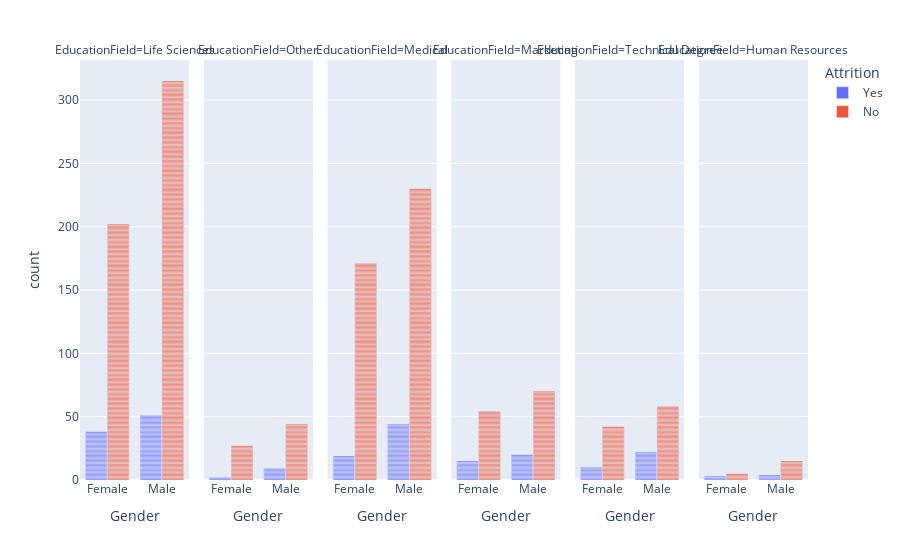

Notebook cell for this chart:
### Code cell
import plotly.express as px
df = px.data.tips()

fig = px.bar(dframe, x="Gender", 
             #y="RelationshipSatisfaction", 
             color="Attrition", barmode="group",
             #facet_row="time", 
             facet_col="EducationField",
             category_orders={"EducationField": ['Life Sciences', 'Other', 'Medical', 'Marketing',       'Technical Degree', 'Human Resources'],
                              "time": ["Lunch", "Dinner"]})
fig.show()

### Figure 1 — Plotly figure (JSON) as saved in the notebook; plotly's stock layout.template omitted (floating-point values rounded to 4 significant figures; data arrays with more than 128 entries replaced by an {"elided": "..."} marker saying what was removed)
{"data": [{"alignmentgroup": "True", "hovertemplate": "Attrition=Yes<br>EducationField=Life Sciences<br>Gender=%{x}<br>count=%{y}<extra></extra>", "legendgroup": "Yes", "marker": {"color": "#636efa"}, "name": "Yes", "offsetgroup": "Yes", "orientation": "v", "showlegend": true, "textposition": "auto", "type": "bar", "x": ["Female", "Male", "Male", "Female", "Male", "Male", "Female", "Male", "Female", "Male", "Female", "Male", "Male", "Male", "Female", "Male", "Male", "Male", "Male", "Male", "Female", "Male", "Female", "Female", "Male", "Female", "Male", "Female", "Female", "Female", "Male", "Female", "Male", "Female", "Male", "Male", "Female", "Female", "Male", "Male", "Female", "Female", "Female", "Female", "Male", "Female", "Male", "Male", "Female", "Male", "Female", "Male", "Male", "Male", "Female", "Male", "Female", "Male", "Male", "Female", "Male", "Female", "Female", "Male", "Female", "Female", "Male", "Female", "Female", "Male", "Male", "Female", "Male", "Female", "Male", "Male", "Male", "Male", "Male", "Female", "Male", "Male", "Male", "Female", "Male", "Male", "Female", "Male", "Male"], "xaxis": "x", "y": [1, 1, 1, 1, 1, 1, 1, 1, 1, 1, 1, 1, 1, 1, 1, 1, 1, 1, 1, 1, 1, 1, 1, 1, 1, 1, 1, 1, 1, 1, 1, 1, 1, 1, 1, 1, 1, 1, 1, 1, 1, 1, 1, 1, 1, 1, 1, 1, 1, 1, 1, 1, 1, 1, 1, 1, 1, 1, 1, 1, 1, 1, 1, 1, 1, 1, 1, 1, 1, 1, 1, 1, 1, 1, 1, 1, 1, 1, 1, 1, 1, 1, 1, 1, 1, 1, 1, 1, 1], "yaxis": "y"}, {"alignmentgroup": "True", "hovertemplate": "Attrition=Yes<br>EducationField=Other<br>Gender=%{x}<br>count=%{y}<extra></extra>", "legendgroup": "Yes", "marker": {"color": "#636efa"}, "name": "Yes", "offsetgroup": "Yes", "orientation": "v", "showlegend": false, "textposition": "auto", "type": "bar", "x": ["Male", "Male", "Male", "Male", "Female", "Male", "Male", "Male", "Male", "Female", "Male"], "xaxis": "x2", "y": [1, 1, 1, 1, 1, 1, 1, 1, 1, 1, 1], "yaxis": "y2"}, {"alignmentgroup": "True", "hovertemplate": "Attrition=Yes<br>EducationField=Medical<br>Gender=%{x}<br>count=%{y}<extra></extra>", "legendgroup": "Yes", "marker": {"color": "#636efa"}, "name": "Yes", "offsetgroup": "Yes", "orientation": "v", "showlegend": false, "textposition": "auto", "type": "bar", "x": ["Male", "Male", "Male", "Male", "Female", "Female", "Male", "Male", "Male", "Male", "Male", "Male", "Male", "Male", "Male", "Female", "Male", "Male", "Male", "Male", "Male", "Male", "Male", "Male", "Male", "Female", "Female", "Female", "Male", "Male", "Female", "Female", "Female", "Male", "Male", "Female", "Male", "Male", "Male", "Male", "Male", "Female", "Female", "Male", "Female", "Male", "Female", "Male", "Male", "Male", "Male", "Female", "Male", "Male", "Male", "Female", "Female", "Male", "Male", "Female", "Female", "Male", "Male"], "xaxis": "x3", "y": [1, 1, 1, 1, 1, 1, 1, 1, 1, 1, 1, 1, 1, 1, 1, 1, 1, 1, 1, 1, 1, 1, 1, 1, 1, 1, 1, 1, 1, 1, 1, 1, 1, 1, 1, 1, 1, 1, 1, 1, 1, 1, 1, 1, 1, 1, 1, 1, 1, 1, 1, 1, 1, 1, 1, 1, 1, 1, 1, 1, 1, 1, 1], "yaxis": "y3"}, {"alignmentgroup": "True", "hovertemplate": "Attrition=Yes<br>EducationField=Marketing<br>Gender=%{x}<br>count=%{y}<extra></extra>", "legendgroup": "Yes", "marker": {"color": "#636efa"}, "name": "Yes", "offsetgroup": "Yes", "orientation": "v", "showlegend": false, "textposition": "auto", "type": "bar", "x": ["Male", "Male", "Male", "Female", "Female", "Female", "Male", "Female", "Male", "Male", "Male", "Female", "Male", "Male", "Female", "Female", "Male", "Female", "Female", "Female", "Female", "Female", "Male", "Male", "Female", "Male", "Male", "Female", "Male", "Male", "Male", "Female", "Male", "Male", "Male"], "xaxis": "x4", "y": [1, 1, 1, 1, 1, 1, 1, 1, 1, 1, 1, 1, 1, 1, 1, 1, 1, 1, 1, 1, 1, 1, 1, 1, 1, 1, 1, 1, 1, 1, 1, 1, 1, 1, 1], "yaxis": "y4"}, {"alignmentgroup": "True", "hovertemplate": "Attrition=Yes<br>EducationField=Technical Degree<br>Gender=%{x}<br>count=%{y}<extra></extra>", "legendgroup": "Yes", "marker": {"color": "#636efa"}, "name": "Yes", "offsetgroup": "Yes", "orientation": "v", "showlegend": false, "textposition": "auto", "type": "bar", "x": ["Male", "Female", "Male", "Female", "Female", "Male", "Female", "Male", "Male", "Female", "Female", "Male", "Male", "Male", "Male", "Male", "Male", "Male", "Male", "Male", "Male", "Female", "Female", "Male", "Female", "Male", "Female", "Male", "Male", "Male", "Male", "Male"], "xaxis": "x5", "y": [1, 1, 1, 1, 1, 1, 1, 1, 1, 1, 1, 1, 1, 1, 1, 1, 1, 1, 1, 1, 1, 1, 1, 1, 1, 1, 1, 1, 1, 1, 1, 1], "yaxis": "y5"}, {"alignmentgroup": "True", "hovertemplate": "Attrition=Yes<br>EducationField=Human Resources<br>Gender=%{x}<br>count=%{y}<extra></extra>", "legendgroup": "Yes", "marker": {"color": "#636efa"}, "name": "Yes", "offsetgroup": "Yes", "orientation": "v", "showlegend": false, "textposition": "auto", "type": "bar", "x": ["Male", "Female", "Male", "Female", "Male", "Male", "Female"], "xaxis": "x6", "y": [1, 1, 1, 1, 1, 1, 1], "yaxis": "y6"}, {"alignmentgroup": "True", "hovertemplate": "Attrition=No<br>EducationField=Life Sciences<br>Gender=%{x}<br>count=%{y}<extra></extra>", "legendgroup": "No", "marker": {"color": "#EF553B"}, "name": "No", "offsetgroup": "No", "orientation": "v", "showlegend": true, "textposition": "auto", "type": "bar", "x": {"elided": "517 str values"}, "xaxis": "x", "y": {"elided": "517 int values"}, "yaxis": "y"}, {"alignmentgroup": "True", "hovertemplate": "Attrition=No<br>EducationField=Other<br>Gender=%{x}<br>count=%{y}<extra></extra>", "legendgroup": "No", "marker": {"color": "#EF553B"}, "name": "No", "offsetgroup": "No", "orientation": "v", "showlegend": false, "textposition": "auto", "type": "bar", "x": ["Female", "Female", "Male", "Male", "Male", "Female", "Female", "Female", "Male", "Male", "Male", "Male", "Male", "Male", "Female", "Female", "Male", "Male", "Male", "Female", "Male", "Male", "Male", "Male", "Male", "Male", "Female", "Female", "Male", "Male", "Male", "Female", "Male", "Male", "Female", "Male", "Male", "Female", "Male", "Female", "Male", "Male", "Female", "Female", "Male", "Male", "Male", "Male", "Male", "Female", "Female", "Male", "Female", "Female", "Male", "Male", "Female", "Female", "Female", "Male", "Female", "Male", "Female", "Male", "Male", "Male", "Male", "Male", "Female", "Male", "Female"], "xaxis": "x2", "y": [1, 1, 1, 1, 1, 1, 1, 1, 1, 1, 1, 1, 1, 1, 1, 1, 1, 1, 1, 1, 1, 1, 1, 1, 1, 1, 1, 1, 1, 1, 1, 1, 1, 1, 1, 1, 1, 1, 1, 1, 1, 1, 1, 1, 1, 1, 1, 1, 1, 1, 1, 1, 1, 1, 1, 1, 1, 1, 1, 1, 1, 1, 1, 1, 1, 1, 1, 1, 1, 1, 1], "yaxis": "y2"}, {"alignmentgroup": "True", "hovertemplate": "Attrition=No<br>EducationField=Medical<br>Gender=%{x}<br>count=%{y}<extra></extra>", "legendgroup": "No", "marker": {"color": "#EF553B"}, "name": "No", "offsetgroup": "No", "orientation": "v", "showlegend": false, "textposition": "auto", "type": "bar", "x": {"elided": "401 str values"}, "xaxis": "x3", "y": {"elided": "401 int values"}, "yaxis": "y3"}, {"alignmentgroup": "True", "hovertemplate": "Attrition=No<br>EducationField=Marketing<br>Gender=%{x}<br>count=%{y}<extra></extra>", "legendgroup": "No", "marker": {"color": "#EF553B"}, "name": "No", "offsetgroup": "No", "orientation": "v", "showlegend": false, "textposition": "auto", "type": "bar", "x": ["Male", "Female", "Female", "Male", "Male", "Female", "Female", "Male", "Male", "Male", "Female", "Male", "Male", "Female", "Male", "Female", "Female", "Female", "Male", "Female", "Female", "Male", "Male", "Female", "Female", "Male", "Male", "Male", "Male", "Female", "Female", "Female", "Female", "Female", "Female", "Male", "Male", "Female", "Female", "Male", "Female", "Male", "Male", "Male", "Male", "Female", "Male", "Male", "Male", "Male", "Male", "Male", "Male", "Male", "Male", "Female", "Female", "Female", "Male", "Male", "Male", "Male", "Male", "Female", "Female", "Male", "Male", "Male", "Female", "Male", "Male", "Male", "Male", "Male", "Male", "Male", "Female", "Male", "Male", "Female", "Male", "Male", "Female", "Female", "Female", "Female", "Female", "Male", "Male", "Female", "Female", "Female", "Female", "Male", "Male", "Female", "Male", "Male", "Male", "Male", "Male", "Male", "Female", "Female", "Female", "Male", "Female", "Female", "Female", "Male", "Male", "Female", "Male", "Female", "Male", "Male", "Male", "Male", "Female", "Female", "Female", "Male", "Female", "Female"], "xaxis": "x4", "y": [1, 1, 1, 1, 1, 1, 1, 1, 1, 1, 1, 1, 1, 1, 1, 1, 1, 1, 1, 1, 1, 1, 1, 1, 1, 1, 1, 1, 1, 1, 1, 1, 1, 1, 1, 1, 1, 1, 1, 1, 1, 1, 1, 1, 1, 1, 1, 1, 1, 1, 1, 1, 1, 1, 1, 1, 1, 1, 1, 1, 1, 1, 1, 1, 1, 1, 1, 1, 1, 1, 1, 1, 1, 1, 1, 1, 1, 1, 1, 1, 1, 1, 1, 1, 1, 1, 1, 1, 1, 1, 1, 1, 1, 1, 1, 1, 1, 1, 1, 1, 1, 1, 1, 1, 1, 1, 1, 1, 1, 1, 1, 1, 1, 1, 1, 1, 1, 1, 1, 1, 1, 1, 1, 1], "yaxis": "y4"}, {"alignmentgroup": "True", "hovertemplate": "Attrition=No<br>EducationField=Technical Degree<br>Gender=%{x}<br>count=%{y}<extra></extra>", "legendgroup": "No", "marker": {"color": "#EF553B"}, "name": "No", "offsetgroup": "No", "orientation": "v", "showlegend": false, "textposition": "auto", "type": "bar", "x": ["Female", "Male", "Female", "Female", "Male", "Female", "Female", "Male", "Male", "Male", "Male", "Male", "Male", "Female", "Male", "Female", "Male", "Male", "Male", "Male", "Female", "Female", "Male", "Male", "Female", "Male", "Male", "Female", "Female", "Male", "Female", "Male", "Female", "Male", "Female", "Male", "Male", "Female", "Male", "Female", "Female", "Female", "Female", "Male", "Female", "Female", "Male", "Female", "Male", "Female", "Male", "Male", "Female", "Male", "Female", "Female", "Male", "Male", "Female", "Male", "Female", "Female", "Female", "Female", "Female", "Male", "Male", "Male", "Male", "Male", "Male", "Male", "Male", "Male", "Male", "Male", "Male", "Male", "Male", "Male", "Male", "Female", "Male", "Female", "Female", "Female", "Male", "Female", "Male", "Male", "Female", "Male", "Male", "Female", "Male", "Female", "Male", "Male", "Female", "Male"], "xaxis": "x5", "y": [1, 1, 1, 1, 1, 1, 1, 1, 1, 1, 1, 1, 1, 1, 1, 1, 1, 1, 1, 1, 1, 1, 1, 1, 1, 1, 1, 1, 1, 1, 1, 1, 1, 1, 1, 1, 1, 1, 1, 1, 1, 1, 1, 1, 1, 1, 1, 1, 1, 1, 1, 1, 1, 1, 1, 1, 1, 1, 1, 1, 1, 1, 1, 1, 1, 1, 1, 1, 1, 1, 1, 1, 1, 1, 1, 1, 1, 1, 1, 1, 1, 1, 1, 1, 1, 1, 1, 1, 1, 1, 1, 1, 1, 1, 1, 1, 1, 1, 1, 1], "yaxis": "y5"}, {"alignmentgroup": "True", "hovertemplate": "Attrition=No<br>EducationField=Human Resources<br>Gender=%{x}<br>count=%{y}<extra></extra>", "legendgroup": "No", "marker": {"color": "#EF553B"}, "name": "No", "offsetgroup": "No", "orientation": "v", "showlegend": false, "textposition": "auto", "type": "bar", "x": ["Female", "Female", "Male", "Male", "Male", "Male", "Female", "Male", "Male", "Male", "Male", "Male", "Female", "Male", "Male", "Male", "Male", "Male", "Male", "Female"], "xaxis": "x6", "y": [1, 1, 1, 1, 1, 1, 1, 1, 1, 1, 1, 1, 1, 1, 1, 1, 1, 1, 1, 1], "yaxis": "y6"}], "layout": {"annotations": [{"font": {}, "showarrow": false, "text": "EducationField=Life Sciences", "x": 0.075, "xanchor": "center", "xref": "paper", "y": 1, "yanchor": "bottom", "yref": "paper"}, {"font": {}, "showarrow": false, "text": "EducationField=Other", "x": 0.245, "xanchor": "center", "xref": "paper", "y": 1, "yanchor": "bottom", "yref": "paper"}, {"font": {}, "showarrow": false, "text": "EducationField=Medical", "x": 0.415, "xanchor": "center", "xref": "paper", "y": 1, "yanchor": "bottom", "yref": "paper"}, {"font": {}, "showarrow": false, "text": "EducationField=Marketing", "x": 0.585, "xanchor": "center", "xref": "paper", "y": 1, "yanchor": "bottom", "yref": "paper"}, {"font": {}, "showarrow": false, "text": "EducationField=Technical Degree", "x": 0.755, "xanchor": "center", "xref": "paper", "y": 1, "yanchor": "bottom", "yref": "paper"}, {"font": {}, "showarrow": false, "text": "EducationField=Human Resources", "x": 0.925, "xanchor": "center", "xref": "paper", "y": 1, "yanchor": "bottom", "yref": "paper"}], "barmode": "group", "legend": {"title": {"text": "Attrition"}, "tracegroupgap": 0}, "margin": {"t": 60}, "xaxis": {"anchor": "y", "domain": [0, 0.15], "title": {"text": "Gender"}}, "xaxis2": {"anchor": "y2", "domain": [0.17, 0.32], "matches": "x", "title": {"text": "Gender"}}, "xaxis3": {"anchor": "y3", "domain": [0.34, 0.49], "matches": "x", "title": {"text": "Gender"}}, "xaxis4": {"anchor": "y4", "domain": [0.51, 0.66], "matches": "x", "title": {"text": "Gender"}}, "xaxis5": {"anchor": "y5", "domain": [0.68, 0.83], "matches": "x", "title": {"text": "Gender"}}, "xaxis6": {"anchor": "y6", "domain": [0.85, 1], "matches": "x", "title": {"text": "Gender"}}, "yaxis": {"anchor": "x", "domain": [0, 1], "title": {"text": "count"}}, "yaxis2": {"anchor": "x2", "domain": [0, 1], "matches": "y", "showticklabels": false}, "yaxis3": {"anchor": "x3", "domain": [0, 1], "matches": "y", "showticklabels": false}, "yaxis4": {"anchor": "x4", "domain": [0, 1], "matches": "y", "showticklabels": false}, "yaxis5": {"anchor": "x5", "domain": [0, 1], "matches": "y", "showticklabels": false}, "yaxis6": {"anchor": "x6", "domain": [0, 1], "matches": "y", "showticklabels": false}}}
